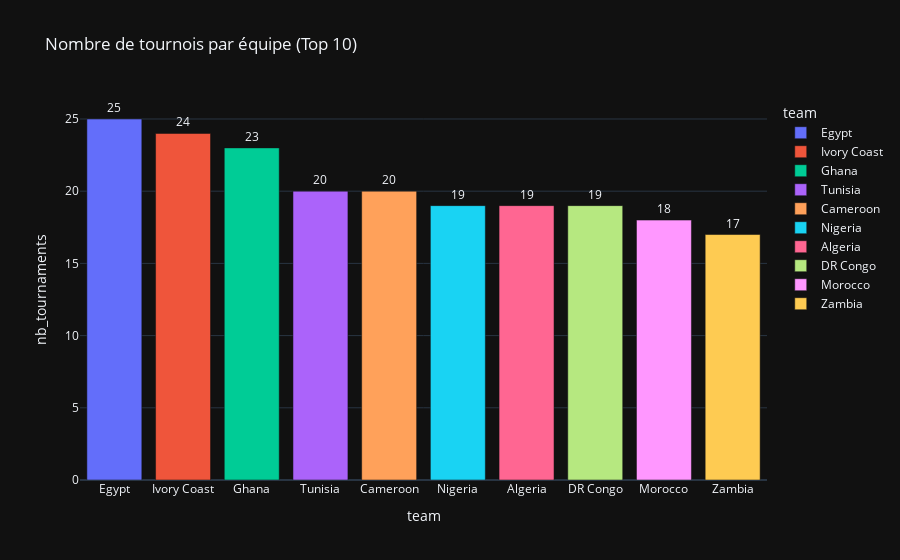

The notebook cell this image was saved under:
### Markdown cell above
Je vais tracer un graphique à barres pour les 10 équipes ayant participé à plus d'éditions de la CAN. Il est difficile de mettre toutes les équipes sur le même graphique

### Code cell
top_10_teams = df_summary.sort_values(by='nb_tournaments', ascending=False).head(10)

fig = px.bar(top_10_teams, x='team', y='nb_tournaments',
             title='Nombre de tournois par équipe (Top 10)',
             text='nb_tournaments',
             color='team')
fig.update_traces(textposition='outside')  # Position des annotations
fig.show()

### Figure 1 — Plotly figure (JSON) as saved in the notebook; plotly's stock layout.template omitted (floating-point values rounded to 4 significant figures)
{"data": [{"alignmentgroup": "True", "hovertemplate": "team=%{x}<br>nb_tournaments=%{text}<extra></extra>", "legendgroup": "Egypt", "marker": {"color": "#636efa", "pattern": {"shape": ""}}, "name": "Egypt", "offsetgroup": "Egypt", "orientation": "v", "showlegend": true, "text": [25.0], "textposition": "outside", "x": ["Egypt"], "xaxis": "x", "y": [25], "yaxis": "y", "type": "bar"}, {"alignmentgroup": "True", "hovertemplate": "team=%{x}<br>nb_tournaments=%{text}<extra></extra>", "legendgroup": "Ivory Coast", "marker": {"color": "#EF553B", "pattern": {"shape": ""}}, "name": "Ivory Coast", "offsetgroup": "Ivory Coast", "orientation": "v", "showlegend": true, "text": [24.0], "textposition": "outside", "x": ["Ivory Coast"], "xaxis": "x", "y": [24], "yaxis": "y", "type": "bar"}, {"alignmentgroup": "True", "hovertemplate": "team=%{x}<br>nb_tournaments=%{text}<extra></extra>", "legendgroup": "Ghana", "marker": {"color": "#00cc96", "pattern": {"shape": ""}}, "name": "Ghana", "offsetgroup": "Ghana", "orientation": "v", "showlegend": true, "text": [23.0], "textposition": "outside", "x": ["Ghana"], "xaxis": "x", "y": [23], "yaxis": "y", "type": "bar"}, {"alignmentgroup": "True", "hovertemplate": "team=%{x}<br>nb_tournaments=%{text}<extra></extra>", "legendgroup": "Tunisia", "marker": {"color": "#ab63fa", "pattern": {"shape": ""}}, "name": "Tunisia", "offsetgroup": "Tunisia", "orientation": "v", "showlegend": true, "text": [20.0], "textposition": "outside", "x": ["Tunisia"], "xaxis": "x", "y": [20], "yaxis": "y", "type": "bar"}, {"alignmentgroup": "True", "hovertemplate": "team=%{x}<br>nb_tournaments=%{text}<extra></extra>", "legendgroup": "Cameroon", "marker": {"color": "#FFA15A", "pattern": {"shape": ""}}, "name": "Cameroon", "offsetgroup": "Cameroon", "orientation": "v", "showlegend": true, "text": [20.0], "textposition": "outside", "x": ["Cameroon"], "xaxis": "x", "y": [20], "yaxis": "y", "type": "bar"}, {"alignmentgroup": "True", "hovertemplate": "team=%{x}<br>nb_tournaments=%{text}<extra></extra>", "legendgroup": "Nigeria", "marker": {"color": "#19d3f3", "pattern": {"shape": ""}}, "name": "Nigeria", "offsetgroup": "Nigeria", "orientation": "v", "showlegend": true, "text": [19.0], "textposition": "outside", "x": ["Nigeria"], "xaxis": "x", "y": [19], "yaxis": "y", "type": "bar"}, {"alignmentgroup": "True", "hovertemplate": "team=%{x}<br>nb_tournaments=%{text}<extra></extra>", "legendgroup": "Algeria", "marker": {"color": "#FF6692", "pattern": {"shape": ""}}, "name": "Algeria", "offsetgroup": "Algeria", "orientation": "v", "showlegend": true, "text": [19.0], "textposition": "outside", "x": ["Algeria"], "xaxis": "x", "y": [19], "yaxis": "y", "type": "bar"}, {"alignmentgroup": "True", "hovertemplate": "team=%{x}<br>nb_tournaments=%{text}<extra></extra>", "legendgroup": "DR Congo", "marker": {"color": "#B6E880", "pattern": {"shape": ""}}, "name": "DR Congo", "offsetgroup": "DR Congo", "orientation": "v", "showlegend": true, "text": [19.0], "textposition": "outside", "x": ["DR Congo"], "xaxis": "x", "y": [19], "yaxis": "y", "type": "bar"}, {"alignmentgroup": "True", "hovertemplate": "team=%{x}<br>nb_tournaments=%{text}<extra></extra>", "legendgroup": "Morocco", "marker": {"color": "#FF97FF", "pattern": {"shape": ""}}, "name": "Morocco", "offsetgroup": "Morocco", "orientation": "v", "showlegend": true, "text": [18.0], "textposition": "outside", "x": ["Morocco"], "xaxis": "x", "y": [18], "yaxis": "y", "type": "bar"}, {"alignmentgroup": "True", "hovertemplate": "team=%{x}<br>nb_tournaments=%{text}<extra></extra>", "legendgroup": "Zambia", "marker": {"color": "#FECB52", "pattern": {"shape": ""}}, "name": "Zambia", "offsetgroup": "Zambia", "orientation": "v", "showlegend": true, "text": [17.0], "textposition": "outside", "x": ["Zambia"], "xaxis": "x", "y": [17], "yaxis": "y", "type": "bar"}], "layout": {"xaxis": {"anchor": "y", "domain": [0.0, 1.0], "title": {"text": "team"}, "categoryorder": "array", "categoryarray": ["Egypt", "Ivory Coast", "Ghana", "Tunisia", "Cameroon", "Nigeria", "Algeria", "DR Congo", "Morocco", "Zambia"]}, "yaxis": {"anchor": "x", "domain": [0.0, 1.0], "title": {"text": "nb_tournaments"}}, "legend": {"title": {"text": "team"}, "tracegroupgap": 0}, "title": {"text": "Nombre de tournois par équipe (Top 10)"}, "barmode": "relative"}}
